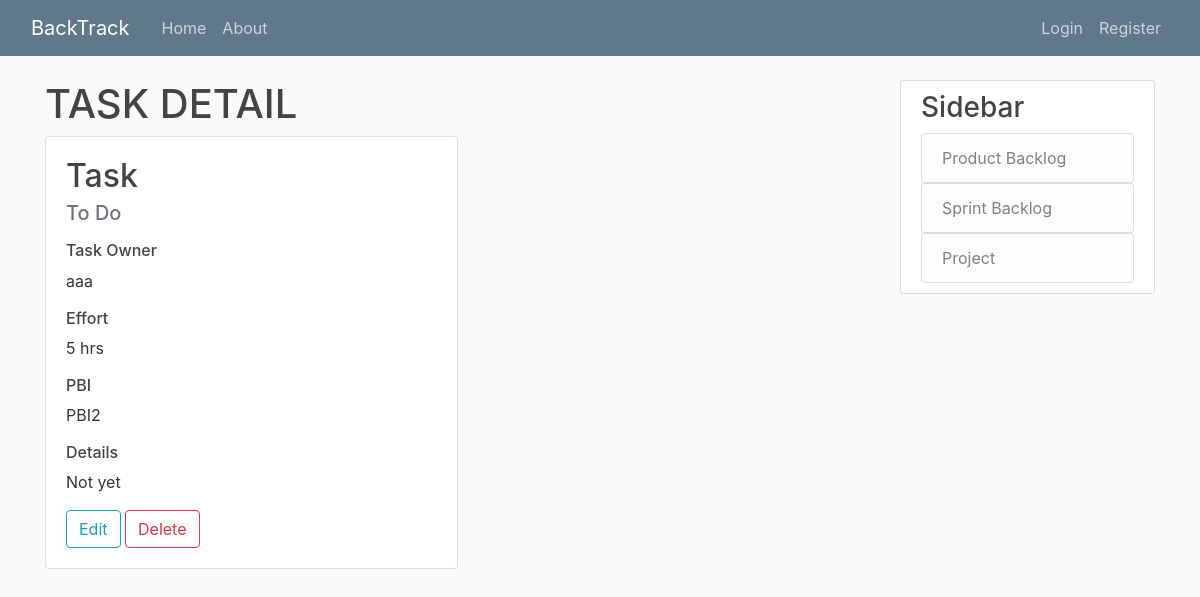
The app's page /project4-sprint_8/task_detail/3 with its own data.
### sprintBacklog/models.py (models this page shows, shortened)
class Task(models.Model):
	title = models.CharField(max_length=20, default="Task")
	status_choice = [
		('To Do', 'To Do'),
		('Doing', 'Doing'),
		('Done', 'Done'),
	]
	status = models.CharField(
		max_length = 5,
		choices = status_choice,
		default ='To Do',
	)
	effort = models.IntegerField("effort(hour)")
	details = models.TextField(null=True)
	sprint = models.ForeignKey(Sprint, on_delete=models.CASCADE, default=None)
	PBI = models.ForeignKey(PBI, on_delete=models.CASCADE, default=None)
	task_owner = models.ForeignKey(User, on_delete=models.SET_NULL, default=None, null=True, blank=True)
	def editable(self):
		return not self.sprint.status == 'Ended'

### users/models.py (models this page shows, shortened)
class User(AbstractBaseUser):
	email				=	models.EmailField(verbose_name="email",max_length=60, unique=True)
	position			=	models.CharField(
								max_length=32,
							)
	username			=	models.CharField(max_length=10,unique=True)
	date_joined			=	models.DateTimeField(verbose_name='date joined', auto_now_add = True)
	last_login			=	models.DateTimeField(verbose_name='last login', auto_now=True)
	is_admin			=	models.BooleanField(default=False)
	is_active			=	models.BooleanField(default=True)
	is_staff			=	models.BooleanField(default=False)
	is_superuser		=	models.BooleanField(default=False)
	project_id = models.ForeignKey(Project, models.SET_NULL, null=True, blank=True)
	USERNAME_FIELD	=	'email'
	REQUIRED_FIELDS	=	['username',]
	objects = MyAccountManager()
	def __str__(self):
		return str(self.username)

### productBacklog/models.py (models this page shows, shortened)
class PBI(models.Model):
	priority = models.IntegerField()
	title = models.CharField(max_length=20)
	status_choice = [
		('To Do', 'To Do'),
		('Doing', 'Doing'),
		('Done', 'Done'),
		('Unfinished', 'Unfinished')
	]
	status = models.CharField(
		max_length = 20,
		choices = status_choice,
		default = 'To Do',
	)
	ESP = models.IntegerField("estimated story point")
	details = models.TextField()
	project = models.ForeignKey(Project, on_delete=models.CASCADE, blank=True, null=True, default=None)
	sprint = models.ManyToManyField(Sprint) # , blank=True, null=True, default=None)

### sprintBacklog/views.py (the view)
# urls.py: path('<int:sprint>/task_detail/<int:pk>', TaskDetailView.as_view(), name='task-detail'),
class TaskDetailView(DetailView):
	model = Task
	template_name = 'sprintBacklog/taskdetail.html'
	context_object_name = 'task'
	def dispatch(self, request, *args, **kwargs):
		self.project = get_object_or_404(Project, slug=kwargs['project'])
		self.sprint = Sprint.objects.get(pk=kwargs['sprint'])
		self.task = Task.objects.get(pk=kwargs['pk'])
		return super().dispatch(request, *args, **kwargs)
	def get_context_data(self, **kwargs):
		context = super().get_context_data(**kwargs)
		context['sprint'] = self.sprint
		context['project'] = self.project
		context['editable'] = self.task.editable()
		return context

### templates/SprintBacklog/taskdetail.html
{% extends "base_narrow.html" %}
{% block content %}
	<h1>TASK DETAIL</h1>
	<div class="card w-50">
		<div class="card-body">
			<h2 class="card-title">{{ task.title }}</h2>
			<h5 class="card-subtitle text-muted mb-3">{{ task.status }}</h5>
			<h6>Task Owner</h6>
    		<p class="mb-3">{{ task.task_owner}}</p>
    		<h6>Effort</h6>
    		<p class="mb-3">{{ task.effort }} hrs</p>
    		<h6>PBI</h6>
    		<p class="mb-3">{{ task.PBI.title }}</p>
    		<h6>Details</h6>
    		<p class="mb-3" style="text-align: justify;" >{{ task.details }}</p>
	    	<div class="toolbar">
	    		{% if editable %}
	    		<a class= "btn btn-outline-info" href="{% url 'task-update' project.slug sprint.pk task.pk %}">Edit</a>
	    		<a class="btn btn-outline-danger" href="{% url 'task-delete' project.slug sprint.pk task.pk %}">Delete</a>
	    		{% else %}
	    		<a class= "btn btn-outline-info disabled" role="button" aria-disabled="true" href="{% url 'task-update' project.slug sprint.pk task.pk %}">Edit</a>
	    		<a class="btn btn-outline-danger disabled" role="button" aria-disabled="true" href="{% url 'task-delete' project.slug sprint.pk task.pk %}">Delete</a>
	    		{% endif %}
	    	</div>
    	</div>
	</div>
{% endblock content %}

### productBacklog/static/PBI/main.css (style rules this page uses)
body { background: #fafafa; color: #333333; margin-top: 5rem; }
h1, h2, h3, h4, h5, h6 { color: #444444; }

### records on screen
Task: title "Task", status "To Do", task_owner "aaa", effort "5", PBI "PBI2", details "Not yet"
